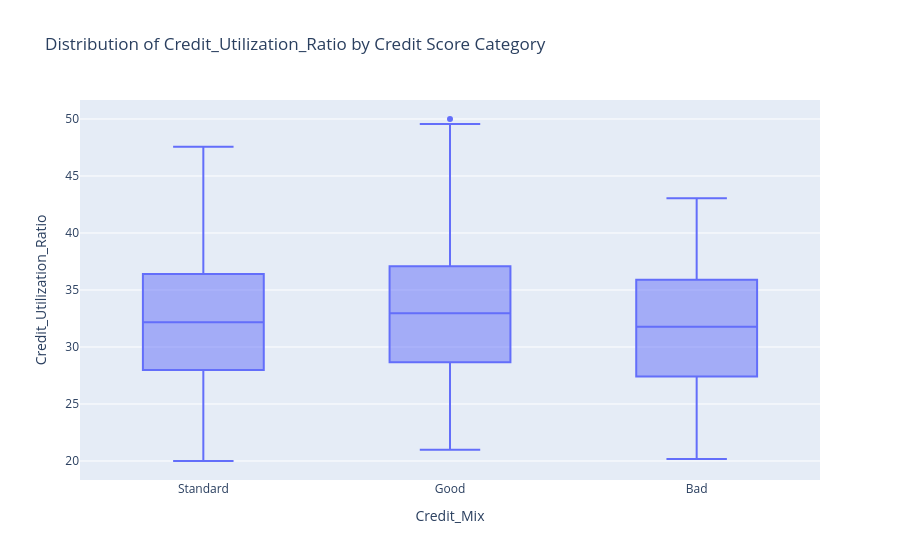

The cell this chart's notebook holds for it:
### Markdown cell above
El porcentaje de crédito utilizado pareciera no muy conclusivo: las medianas de Bad, Good y Standard parecen no significativamente diferentes

### Code cell
fig_box = px.box(df, x="Credit_Mix", y=col, title=f"Distribution of {col} by Credit Score Category")
fig_box.show()

### Figure 1 — Plotly figure (JSON) as saved in the notebook; plotly's stock layout.template omitted (floating-point values rounded to 4 significant figures; data arrays with more than 128 entries replaced by an {"elided": "..."} marker saying what was removed)
{"data": [{"alignmentgroup": "True", "hovertemplate": "Credit_Mix=%{x}<br>Credit_Utilization_Ratio=%{y}<extra></extra>", "legendgroup": "", "marker": {"color": "#636efa"}, "name": "", "notched": false, "offsetgroup": "", "orientation": "v", "showlegend": false, "type": "box", "x": {"elided": "100000 str values"}, "x0": " ", "xaxis": "x", "y": {"elided": "100000 float values"}, "y0": " ", "yaxis": "y"}], "layout": {"boxmode": "group", "legend": {"tracegroupgap": 0}, "title": {"text": "Distribution of Credit_Utilization_Ratio by Credit Score Category"}, "xaxis": {"anchor": "y", "domain": [0, 1], "title": {"text": "Credit_Mix"}}, "yaxis": {"anchor": "x", "domain": [0, 1], "title": {"text": "Credit_Utilization_Ratio"}}}}
